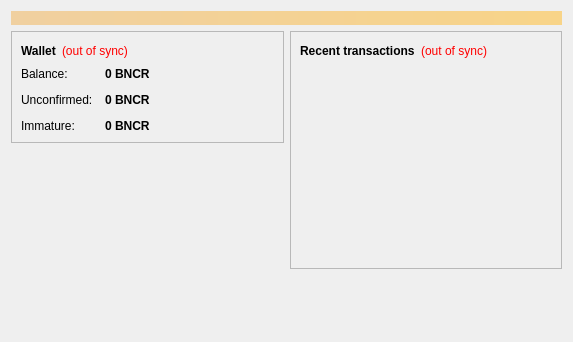
<?xml version="1.0" encoding="UTF-8"?>
<ui version="4.0">
 <class>OverviewPage</class>
 <widget class="QWidget" name="OverviewPage">
  <property name="geometry">
   <rect>
    <x>0</x>
    <y>0</y>
    <width>573</width>
    <height>342</height>
   </rect>
  </property>
  <property name="windowTitle">
   <string>Form</string>
  </property>
  <layout class="QVBoxLayout" name="topLayout">
   <item>
    <widget class="QLabel" name="labelAlerts">
     <property name="visible">
      <bool>false</bool>
     </property>
     <property name="styleSheet">
      <string notr="true">background-color: qlineargradient(x1: 0, y1: 0, x2: 1, y2: 0, stop:0 #F0D0A0, stop:1 #F8D488); color:#000000;</string>
     </property>
     <property name="wordWrap">
      <bool>true</bool>
     </property>
     <property name="margin">
      <number>3</number>
     </property>
    </widget>
   </item>
   <item>
    <layout class="QHBoxLayout" name="horizontalLayout" stretch="1,1">
     <item>
      <layout class="QVBoxLayout" name="verticalLayout_2">
       <item>
        <widget class="QFrame" name="frame">
         <property name="frameShape">
          <enum>QFrame::StyledPanel</enum>
         </property>
         <property name="frameShadow">
          <enum>QFrame::Raised</enum>
         </property>
         <layout class="QVBoxLayout" name="verticalLayout_4">
          <item>
           <layout class="QHBoxLayout" name="horizontalLayout_4">
            <item>
             <widget class="QLabel" name="label_5">
              <property name="font">
               <font>
                <weight>75</weight>
                <bold>true</bold>
               </font>
              </property>
              <property name="text">
               <string>Wallet</string>
              </property>
             </widget>
            </item>
            <item>
             <widget class="QLabel" name="labelWalletStatus">
              <property name="toolTip">
               <string>The displayed information may be out of date. Your wallet automatically synchronizes with the Bitcoin network after a connection is established, but this process has not completed yet.</string>
              </property>
              <property name="styleSheet">
               <string notr="true">QLabel { color: red; }</string>
              </property>
              <property name="text">
               <string notr="true">(out of sync)</string>
              </property>
              <property name="alignment">
               <set>Qt::AlignLeading|Qt::AlignLeft|Qt::AlignVCenter</set>
              </property>
             </widget>
            </item>
            <item>
             <spacer name="horizontalSpacer_2">
              <property name="orientation">
               <enum>Qt::Horizontal</enum>
              </property>
              <property name="sizeHint" stdset="0">
               <size>
                <width>40</width>
                <height>20</height>
               </size>
              </property>
             </spacer>
            </item>
           </layout>
          </item>
          <item>
           <layout class="QFormLayout" name="formLayout_2">
            <property name="fieldGrowthPolicy">
             <enum>QFormLayout::AllNonFixedFieldsGrow</enum>
            </property>
            <property name="horizontalSpacing">
             <number>12</number>
            </property>
            <property name="verticalSpacing">
             <number>12</number>
            </property>
            <item row="0" column="0">
             <widget class="QLabel" name="label">
              <property name="text">
               <string>Balance:</string>
              </property>
             </widget>
            </item>
            <item row="0" column="1">
             <widget class="QLabel" name="labelBalance">
              <property name="font">
               <font>
                <weight>75</weight>
                <bold>true</bold>
               </font>
              </property>
              <property name="cursor">
               <cursorShape>IBeamCursor</cursorShape>
              </property>
              <property name="toolTip">
               <string>Your current balance</string>
              </property>
              <property name="text">
               <string notr="true">0 BNCR</string>
              </property>
              <property name="textInteractionFlags">
               <set>Qt::LinksAccessibleByMouse|Qt::TextSelectableByKeyboard|Qt::TextSelectableByMouse</set>
              </property>
             </widget>
            </item>
            <item row="1" column="0">
             <widget class="QLabel" name="label_3">
              <property name="text">
               <string>Unconfirmed:</string>
              </property>
             </widget>
            </item>
            <item row="1" column="1">
             <widget class="QLabel" name="labelUnconfirmed">
              <property name="font">
               <font>
                <weight>75</weight>
                <bold>true</bold>
               </font>
              </property>
              <property name="cursor">
               <cursorShape>IBeamCursor</cursorShape>
              </property>
              <property name="toolTip">
               <string>Total of transactions that have yet to be confirmed, and do not yet count toward the current balance</string>
              </property>
              <property name="text">
               <string notr="true">0 BNCR</string>
              </property>
              <property name="textInteractionFlags">
               <set>Qt::LinksAccessibleByMouse|Qt::TextSelectableByKeyboard|Qt::TextSelectableByMouse</set>
              </property>
             </widget>
            </item>
            <item row="2" column="0">
             <widget class="QLabel" name="labelImmatureText">
              <property name="text">
               <string>Immature:</string>
              </property>
             </widget>
            </item>
            <item row="2" column="1">
             <widget class="QLabel" name="labelImmature">
              <property name="font">
               <font>
                <weight>75</weight>
                <bold>true</bold>
               </font>
              </property>
              <property name="toolTip">
               <string>Mined balance that has not yet matured</string>
              </property>
              <property name="text">
               <string notr="true">0 BNCR</string>
              </property>
              <property name="textInteractionFlags">
               <set>Qt::LinksAccessibleByMouse|Qt::TextSelectableByKeyboard|Qt::TextSelectableByMouse</set>
              </property>
             </widget>
            </item>
           </layout>
          </item>
         </layout>
        </widget>
       </item>
       <item>
        <spacer name="verticalSpacer">
         <property name="orientation">
          <enum>Qt::Vertical</enum>
         </property>
         <property name="sizeHint" stdset="0">
          <size>
           <width>20</width>
           <height>40</height>
          </size>
         </property>
        </spacer>
       </item>
      </layout>
     </item>
     <item>
      <layout class="QVBoxLayout" name="verticalLayout_3">
       <item>
        <widget class="QFrame" name="frame_2">
         <property name="frameShape">
          <enum>QFrame::StyledPanel</enum>
         </property>
         <property name="frameShadow">
          <enum>QFrame::Raised</enum>
         </property>
         <layout class="QVBoxLayout" name="verticalLayout">
          <item>
           <layout class="QHBoxLayout" name="horizontalLayout_2">
            <item>
             <widget class="QLabel" name="label_4">
              <property name="text">
               <string>&lt;b&gt;Recent transactions&lt;/b&gt;</string>
              </property>
             </widget>
            </item>
            <item>
             <widget class="QLabel" name="labelTransactionsStatus">
              <property name="toolTip">
               <string>The displayed information may be out of date. Your wallet automatically synchronizes with the Bitcoin network after a connection is established, but this process has not completed yet.</string>
              </property>
              <property name="styleSheet">
               <string notr="true">QLabel { color: red; }</string>
              </property>
              <property name="text">
               <string notr="true">(out of sync)</string>
              </property>
              <property name="alignment">
               <set>Qt::AlignRight|Qt::AlignTrailing|Qt::AlignVCenter</set>
              </property>
             </widget>
            </item>
            <item>
             <spacer name="horizontalSpacer">
              <property name="orientation">
               <enum>Qt::Horizontal</enum>
              </property>
              <property name="sizeHint" stdset="0">
               <size>
                <width>40</width>
                <height>20</height>
               </size>
              </property>
             </spacer>
            </item>
           </layout>
          </item>
          <item>
           <widget class="QListView" name="listTransactions">
            <property name="styleSheet">
             <string notr="true">QListView { background: transparent; }</string>
            </property>
            <property name="frameShape">
             <enum>QFrame::NoFrame</enum>
            </property>
            <property name="verticalScrollBarPolicy">
             <enum>Qt::ScrollBarAlwaysOff</enum>
            </property>
            <property name="horizontalScrollBarPolicy">
             <enum>Qt::ScrollBarAlwaysOff</enum>
            </property>
            <property name="selectionMode">
             <enum>QAbstractItemView::NoSelection</enum>
            </property>
           </widget>
          </item>
         </layout>
        </widget>
       </item>
       <item>
        <spacer name="verticalSpacer_2">
         <property name="orientation">
          <enum>Qt::Vertical</enum>
         </property>
         <property name="sizeHint" stdset="0">
          <size>
           <width>20</width>
           <height>40</height>
          </size>
         </property>
        </spacer>
       </item>
      </layout>
     </item>
    </layout>
   </item>
  </layout>
 </widget>
 <resources/>
 <connections/>
</ui>
